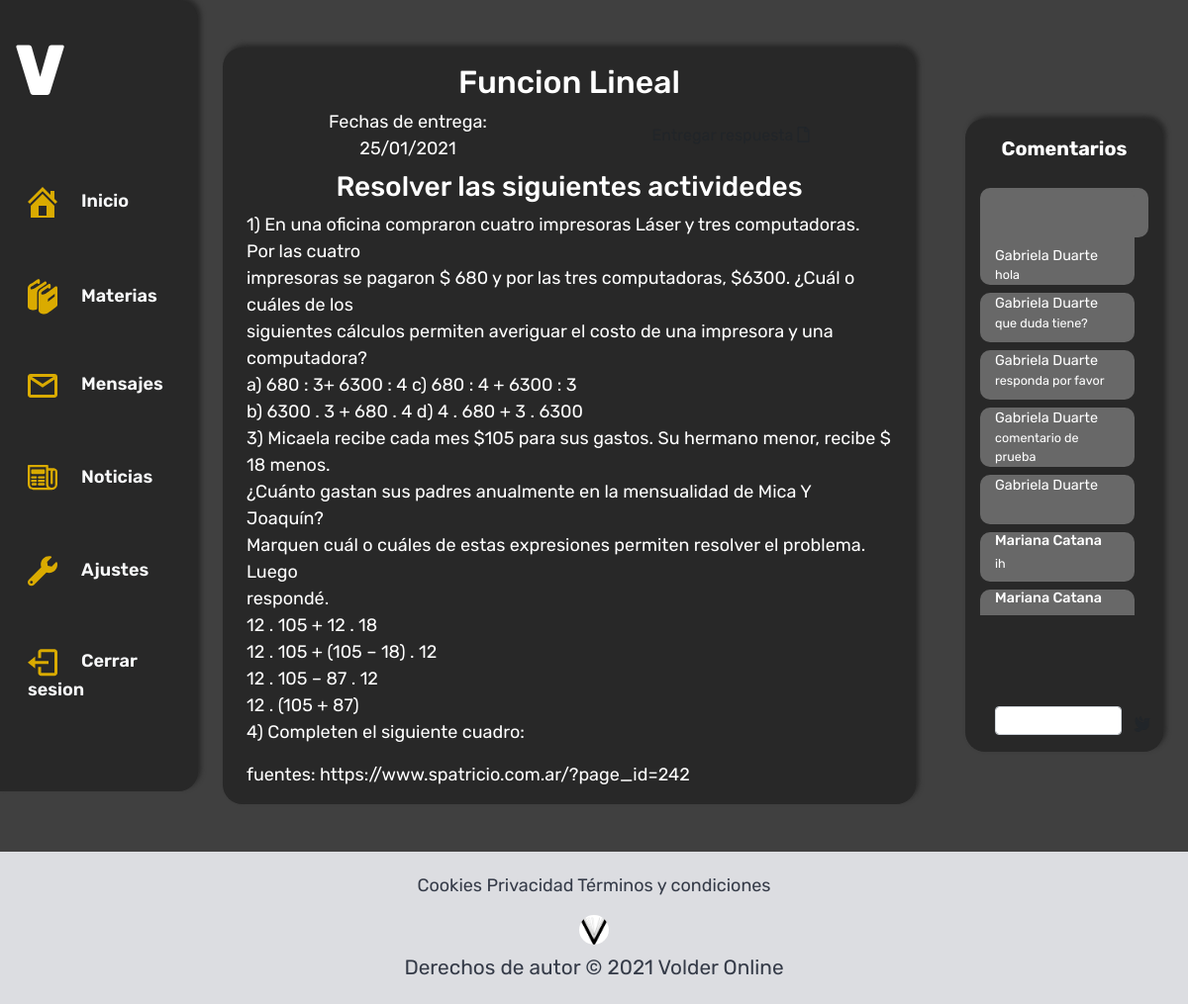
/estudiante/trabajo/1/ (signed in), run on an earlier commit of the app's database.
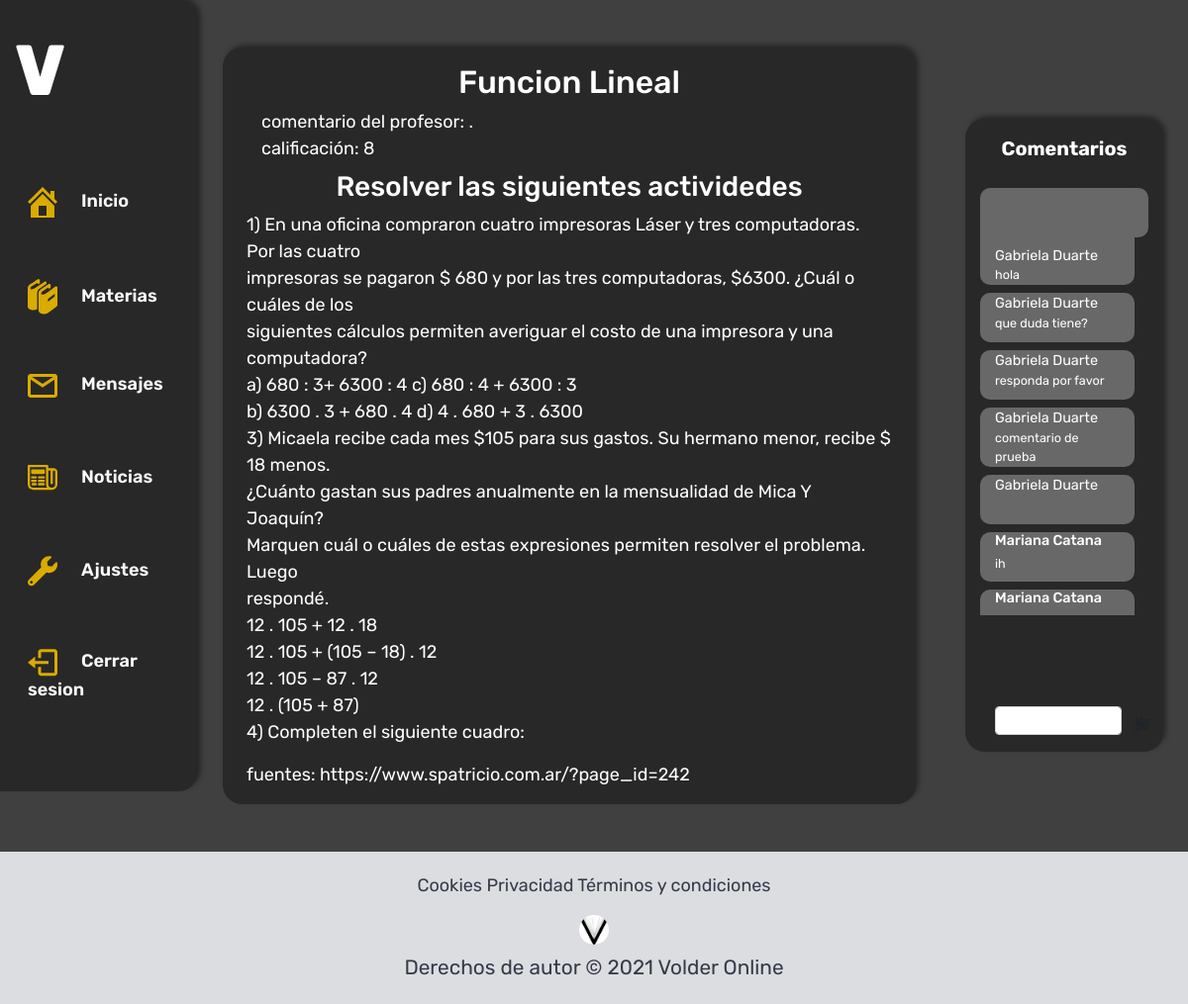
And on a later commit of the database.
### usuarios/models.py (models this page shows, shortened)
class Trabajo(models.Model):
    titulo = models.CharField(max_length=50)
    materia = models.ForeignKey(Materia, on_delete = models.CASCADE, null=True, blank=True)
    fecha_de_subida = models.DateTimeField(auto_now_add=True)
    fecha_de_entrega = models.DateTimeField(auto_now_add=False)
    tipo_de_trabajo = models.ForeignKey(TipoDeTarea, on_delete = models.CASCADE, null=True, blank=True)
    consigna = models.CharField(max_length=50)
    contenido = models.TextField()
    fuentes = models.CharField(max_length=50)
    class Meta():
        ordering = ['-fecha_de_subida']

class NotaTrabajo(models.Model):
    estadoNota = (
        ('1', '1'),
        ('2', '2'),
        ('3', '3'),
        ('4', '4'),
        ('5', '5'),
        ('6', '6'),
        ('7', '7'),
        ('8', '8'),
        ('9', '9'),
        ('10', '10')
    )
    respuestaTrabajo = models.ForeignKey(RespuestaTrabajo, on_delete = models.CASCADE)
    comentario = models.TextField(max_length=200, null=True, blank=True)
    nota = models.CharField(max_length=20, choices=estadoNota)

### volder_app/decorators.py (the view)
        def wrapper(request, *args, **kwargs):
            if not hasattr(request.user, self.attribute):
                return redirect(self.redirect_to_url, **self.args_dict_to_redirect)
            return view(request, *args, **kwargs)

### usuarios/models.py (called while the page is built)
    def __str__(self):
        nombre_y_apellido = self.nombre + " " + self.apellido
        return nombre_y_apellido

    def __str__(self):
        nombre_y_apellido = self.nombre + " " + self.apellido
        return nombre_y_apellido

    def __str__(self):
        return self.comentario

### volder_app/templates/volder/trabajo.html (shortened to what this page needs)
{% extends 'volder/base.html' %}
{% load static %}
{% block content %}
<div class="mid-contenido mid-contenido-animacion col-12 col-md-7 mx-auto my-5 px-4 py-3">
    <p class="h2 text-center">{{trabajo.titulo}}</p>
    <div class="row">
        {% if form %}
            <p class="col-10 col-md-5 text-center m-auto">Fechas de entrega: {{trabajo.fecha_de_entrega|date:'d/m/Y'}} </p>
            <button onclick="abrirPopou()" class="btn col-md-5 mx-auto mt-3 mt-md-0 p-0">
                Entregar respuesta <i class="far fa-file"></i>
            </button>
        {% elif nota %}
        <p class="col-12 text-left m-auto"> comentario del profesor: {{nota.comentario}}. <br> calificación: {{nota.nota}}</p>
        {% else %}
        <p class="col-12 col-md-12 text-center"> Esperando una calificación por parte del profesor</p>
        {% endif %}
    </div>
    <p class="h3 text-center mt-2">{{trabajo.consigna}}
    </p>
    <span> {{ trabajo.contenido|linebreaks }} </span>
    <span> fuentes: {{trabajo.fuentes}}</span>
</div>
<div id="container-comentario" class="container container-animacion  col-12 col-md-2 mx-auto my-4 py-3">
    <p class="titulo text-center"> Comentarios</p>
    <div class="comentarios">
        {% for comentario in comentarios%}
            {% if comentario.autor.profesor %}
                <div class="comentario mensaje-recibido mensaje-recibido-profesor col-10 my-2 col-md-11">
                    <p class="nombre"> {{comentario.autor.profesor}} </p>
                    <p class="mensaje">
                        {{comentario}}
                    </p>
                </div>
            {% elif comentario.autor.estudiante == user.estudiante %}
                <div class="comentario mensaje-enviado float-right my-2 col-10 col-md-11">
                    <h6 class="nombre"> Tu </h6>
                    <span class="mensaje">
                    </span>
                </div>
            {% else %}
                <div class="comentario mensaje-recibido col-10 my-2 col-md-11">
                    <h6 class="nombre"> {{comentario.autor.estudiante}} {{comentario.autor.preceptor}} {{comentario.autor.secretario}} </h6>
                    <span class="mensaje">
                        {{comentario}}
                    </span>
                </div>
            {% endif%}
        {% endfor%}
    </div>
    <div class="enviar-comentario float-top col-12 mb-3">
        <form action="" method="POST"> {% csrf_token %}
            <div class="row mx-auto">
                <input type="text" name="comentario" class="form-control input-texto col-10 col-md-9" requerid>
                <button type="submit"  class="input-sudmit btn col-2"><i class="fas fa-dove"></i></button>
            </div>
        </form>
    </div>
</div>
{% endblock %}

What changed in the data, as far as the page shows it:
shown differently, row unchanged: Trabajo "Funcion Lineal": fecha_de_entrega "25/01/2021" → (not shown)
added NotaTrabajo: nota "8"
Also different on the page:
text no longer shown: "Fechas de entrega:"
text now shown: "comentario del profesor: . calificación:"
